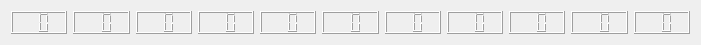
    <widget class="QWidget" name="horizontalLayoutWidget_2">
     <property name="geometry">
      <rect>
       <x>30</x>
       <y>590</y>
       <width>701</width>
       <height>41</height>
      </rect>
     </property>
     <layout class="QHBoxLayout" name="CutDurationDisplays_2">
      <item>
       <widget class="QLCDNumber" name="preDisplay_2">
        <property name="styleSheet">
         <string notr="true">color: rgb(187, 204, 207);</string>
        </property>
        <property name="smallDecimalPoint">
         <bool>false</bool>
        </property>
        <property name="numDigits">
         <number>2</number>
        </property>
       </widget>
      </item>
      <item>
       <widget class="QLCDNumber" name="rinDisplay_2">
        <property name="styleSheet">
         <string notr="true">color: rgb(187, 204, 207);</string>
        </property>
        <property name="numDigits">
         <number>2</number>
        </property>
       </widget>
      </item>
      <item>
       <widget class="QLCDNumber" name="kyoDisplay_2">
        <property name="styleSheet">
         <string notr="true">color: rgb(187, 204, 207);</string>
        </property>
        <property name="numDigits">
         <number>2</number>
        </property>
       </widget>
      </item>
      <item>
       <widget class="QLCDNumber" name="tohDisplay_2">
        <property name="styleSheet">
         <string notr="true">color: rgb(187, 204, 207);</string>
        </property>
        <property name="numDigits">
         <number>2</number>
        </property>
       </widget>
      </item>
      <item>
       <widget class="QLCDNumber" name="shaDisplay_2">
        <property name="styleSheet">
         <string notr="true">color: rgb(187, 204, 207);</string>
        </property>
        <property name="numDigits">
         <number>2</number>
        </property>
       </widget>
      </item>
      <item>
       <widget class="QLCDNumber" name="kaiDisplay_2">
        <property name="styleSheet">
         <string notr="true">color: rgb(187, 204, 207);</string>
        </property>
        <property name="numDigits">
         <number>2</number>
        </property>
       </widget>
      </item>
      <item>
       <widget class="QLCDNumber" name="jinDisplay_2">
        <property name="styleSheet">
         <string notr="true">color: rgb(187, 204, 207);</string>
        </property>
        <property name="numDigits">
         <number>2</number>
        </property>
       </widget>
      </item>
      <item>
       <widget class="QLCDNumber" name="retsuDisplay_2">
        <property name="styleSheet">
         <string notr="true">color: rgb(187, 204, 207);</string>
        </property>
        <property name="numDigits">
         <number>2</number>
        </property>
       </widget>
      </item>
      <item>
       <widget class="QLCDNumber" name="zaiDisplay_2">
        <property name="styleSheet">
         <string notr="true">color: rgb(187, 204, 207);</string>
        </property>
        <property name="numDigits">
         <number>2</number>
        </property>
       </widget>
      </item>
      <item>
       <widget class="QLCDNumber" name="zenDisplay_2">
        <property name="styleSheet">
         <string notr="true">color: rgb(187, 204, 207);</string>
        </property>
        <property name="numDigits">
         <number>2</number>
        </property>
       </widget>
      </item>
      <item>
       <widget class="QLCDNumber" name="postDisplay_2">
        <property name="styleSheet">
         <string notr="true">color: rgb(187, 204, 207);</string>
        </property>
        <property name="numDigits">
         <number>2</number>
        </property>
       </widget>
      </item>
     </layout>
    </widget>
